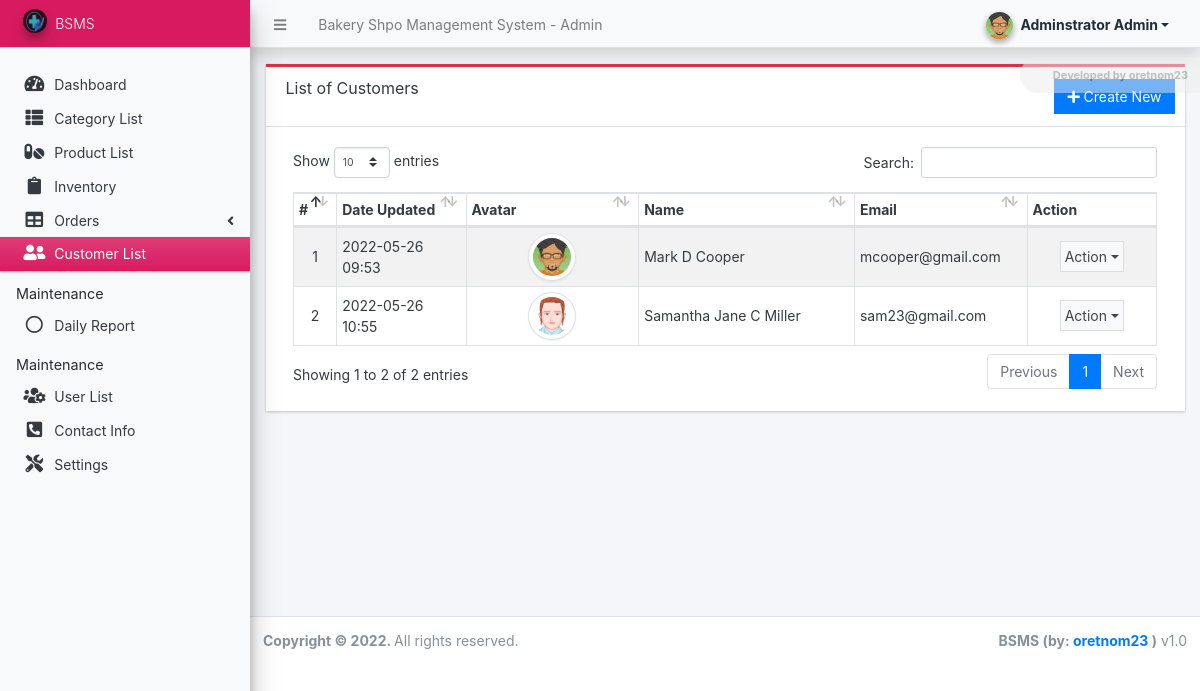
/admin/?page=customers (signed in), run on the app's committed database.
### tables this page shows
CREATE TABLE `customer_list` (
  `id` int(30) NOT NULL,
  `firstname` text NOT NULL,
  `middlename` text DEFAULT NULL,
  `lastname` text NOT NULL,
  `gender` varchar(100) NOT NULL,
  `contact` text NOT NULL,
  `email` text NOT NULL,
  `password` text NOT NULL,
  `avatar` text DEFAULT NULL,
  `date_created` datetime NOT NULL DEFAULT current_timestamp(),
  `date_updated` datetime NOT NULL DEFAULT current_timestamp() ON UPDATE current_timestamp()
);

### config.php (called while the page is built, shortened)
<?php
require_once('classes/SystemSettings.php');
function validate_image($file){
    global $_settings;
	if(!empty($file)){
        $ex = explode("?",$file);
        $file = $ex[0];
        $ts = isset($ex[1]) ? "?".$ex[1] : '';
		if(is_file(base_app.$file)){
			return base_url.$file.$ts;
		}else{
			return base_url.($_settings->info('logo'));
		}
	}else{
		return base_url.($_settings->info('logo'));
	}
}
?>

### admin/customers/index.php (the view, shortened to what this page needs)
<div class="card card-outline rounded-0 card-danger">
	<div class="card-header">
		<h3 class="card-title">List of Customers</h3>
		<div class="card-tools">
			<a href="./?page=customers/manage_customer" id="create_new" class="btn btn-flat btn-primary"><span class="fas fa-plus"></span>  Create New</a>
		</div>
	</div>
	<div class="card-body">
        <div class="container-fluid">
			<table class="table table-hover table-striped table-bordered" id="list">
				<colgroup>
					<col width="5%">
					<col width="15%">
					<col width="20%">
					<col width="25%">
					<col width="20%">
					<col width="15%">
				</colgroup>
				<thead>
					<tr>
						<th>#</th>
						<th>Date Updated</th>
						<th>Avatar</th>
						<th>Name</th>
						<th>Email</th>
						<th>Action</th>
					</tr>
				</thead>
				<tbody>
					<?php
					$i = 1;
						$qry = $conn->query("SELECT *, concat(firstname,' ', coalesce(concat(middlename,' '), '') , lastname) as `name` from `customer_list` order by `name` asc ");
						while($row = $qry->fetch_assoc()):
					?>
						<tr>
							<td class="text-center"><?php echo $i++; ?></td>
							<td><?php echo date("Y-m-d H:i",strtotime($row['date_updated'])) ?></td>
							<td class="text-center">
                                <img src="<?= validate_image($row['avatar']) ?>" alt="" class="img-thumbnail rounded-circle customer-avatar">
                            </td>
							<td><?php echo $row['name'] ?></td>
							<td><?php echo $row['email'] ?></td>
							<td align="center">
								 <button type="button" class="btn btn-flat p-1 btn-default btn-sm dropdown-toggle dropdown-icon" data-toggle="dropdown">
				                  		Action
				                  </button>
							</td>
						</tr>
					<?php endwhile; ?>
				</tbody>
			</table>
		</div>
	</div>
</div>

### admin/customers/index.php (style rules this page uses)
.customer-avatar { width:3rem; height:3rem; object-fit:scale-down; object-position:center center; }

### data on the page
customer_list: date_updated "2022-05-26 09:53", avatar (picture), name "Mark D Cooper", email "mcooper@gmail.com"
customer_list: date_updated "2022-05-26 10:55", avatar (picture), name "Samantha Jane C Miller", email "sam23@gmail.com"

### other printed values
$_settings->info('name') "Bakery Shpo Management System"
$_settings->userdata('firstname').' '.$_settings->userdata('lastname') "Adminstrator Admin"
$_settings->info('short_name') "BSMS"
